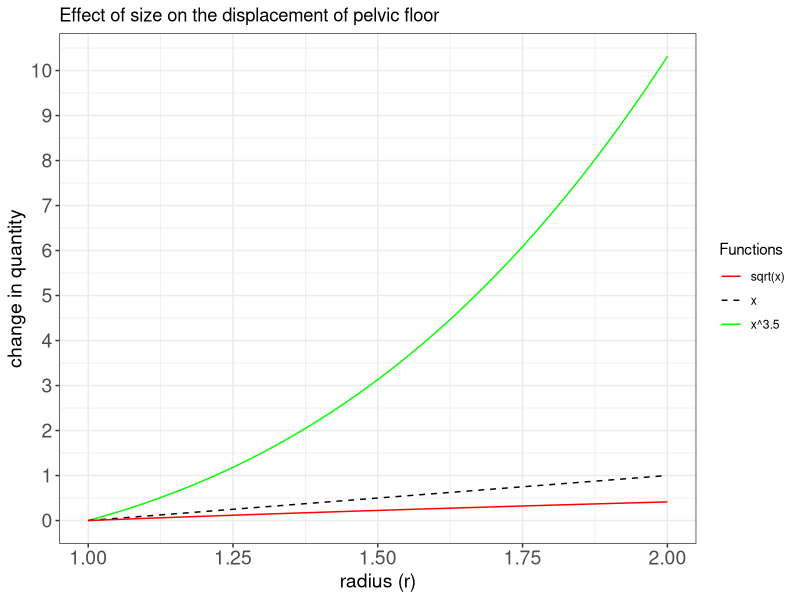

Generate this figure with R:
library(ggplot2)

# r^{3.5}
eqx35 = function(x){x^3.5 - 1}
# linear r
eqx  = function(x){x - 1}
# sqrt (r)
eqsqrtx  = function(x){x^0.5 -1}

# Line plot with error bar
p <- ggplot(data.frame(x=seq(1, 2, 0.1)), aes(x=x), ymin = 1.0) +
     stat_function(fun=eqx35,  geom="line", aes(colour = "x^3.5")) +
     stat_function(fun=eqx,  geom="line", linetype="dashed", aes(colour = "x")) +
     stat_function(fun=eqsqrtx,  geom="line", aes(colour = "sqrt(x)")) +
     scale_colour_manual("Functions", values = c("red", "black", "green")) +
     theme_bw() + scale_y_continuous(breaks = seq(0.0, 12.0, 1.0)) +
     # Specify axis labels
     labs(x = "radius (r)", y = "change in quantity", title="Effect of size on the displacement of pelvic floor") +
     # Font size
     theme(axis.text=element_text(size=14), axis.title=element_text(size=14))

# Save file and scale axis
ggsave("pelvic-floor.pdf",p)

